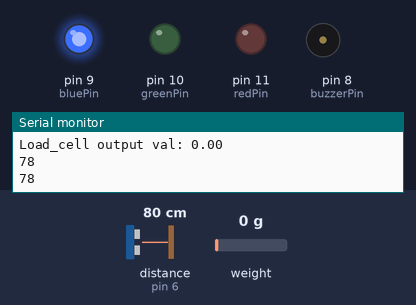
The sketch below on a simulated Arduino Uno, built with avr-gcc and run on an emulated ATmega328P. Parts: output pins drawn as LEDs (lit = HIGH), buzzer (waves = sounding), the last lines printed to the serial monitor. Wiring (inferred from the names in the program): ultrasonic range finder: trigger pin 7; echo pin 6. The inputs (shaded band) are chosen by the test bench; at power-on: weight on the scale 0 g, distance to the obstacle (sensor on pin 6) 80 cm. The echo pulse lasts 58.3 µs per cm; pins used as bus, display or sensor lines are not drawn.

Above: at 1.8 s.
1.9 s: weight on the scale set to 3 g
At 2.6 s:
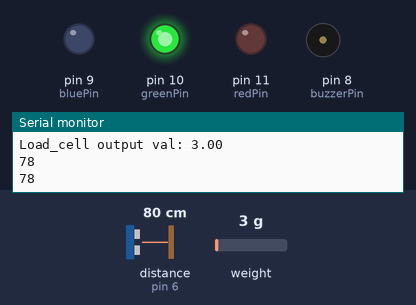
3.5 s: weight on the scale set to 6 g
At 4.5 s:
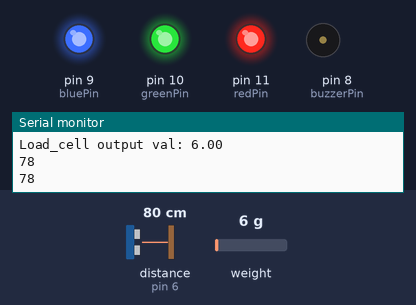
5.5 s: weight on the scale set to 8 g
At 8.9 s:
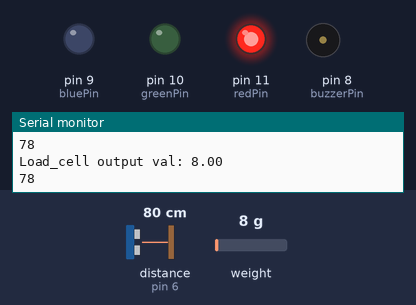
Timing chart, 0 to 14.5 s (numbered marks = the images above; inputs shaded):
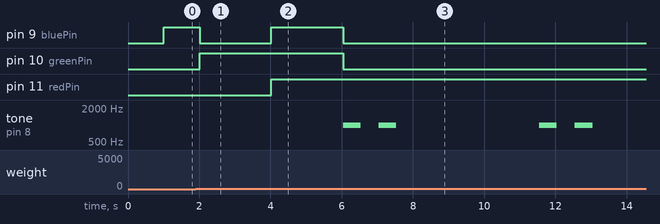

Measured:
- the behaviour switches between 1 and 2 g on weight on the scale (found by bisection; images 0 and 1)
- the behaviour switches between 4 and 5 g on weight on the scale (found by bisection; images 1 and 2)
- the behaviour switches between 6 and 7 g on weight on the scale (found by bisection; images 2 and 3)
- after the input at 1.9 s, pin 9 (bluePin): HIGH → LOW after 0.11 s; pin 10 (greenPin): LOW → HIGH after 0.11 s
- after the input at 3.5 s, pin 9 (bluePin), pin 11 (redPin): LOW → HIGH after 0.52 s
- after the input at 5.5 s, pin 9 (bluePin), pin 10 (greenPin): HIGH → LOW after 0.54 s; tone on pin 8 (buzzerPin): plays 1000 Hz for 0.50 s, 1000 Hz for 0.50 s, 1000 Hz for 0.50 s, 1000 Hz for 0.50 s, starting after 0.54 s

The sketch:

el_Truss_Bridge_with_a_smart_safety_system_using_a_load_cell.ino
```cpp
#include <HX711_ADC.h>
#include <EEPROM.h>

float weight = 1;
const int HX711_dout = 4; //mcu > HX711 dout pin
const int HX711_sck = 5; //mcu > HX711 sck pin
HX711_ADC LoadCell(HX711_dout, HX711_sck);

int safeWeight = 2.5;
int warningWeight = 5;
int maxWeight = 7.5;
int distance = 0;
long duration = 0;
float calibrationValue = 0;

bool ON = false;

#define redPin 11
#define greenPin 10
#define bluePin 9
#define buzzerPin 8
#define trigPin 7
#define echoPin 6

int calVal_eepromAdress = 0;

void setup() {
  Serial.begin(9600);
  pinMode(distance, OUTPUT);
  pinMode(redPin, OUTPUT);
  pinMode(greenPin, OUTPUT);
  pinMode(bluePin, OUTPUT);
  pinMode(trigPin, OUTPUT);
  pinMode(echoPin, INPUT);

  LoadCell.begin();
  EEPROM.get(calVal_eepromAdress, calibrationValue);
  LoadCell.setCalFactor(calibrationValue);
}

int t = 0;

void loop() {
  digitalWrite(trigPin, HIGH);
  delayMicroseconds(10);
  digitalWrite(trigPin, LOW);

  duration = pulseIn(echoPin, HIGH);
  distance = (duration * 0.034) / 2;

  Serial.println(distance);
  delay(1000);

  static boolean newDataReady = 0;
  const int serialPrintInterval = 0;

  if (LoadCell.update()) newDataReady = true;

  if (newDataReady) {
    if (millis() > t + serialPrintInterval) {
      weight = LoadCell.getData();
      Serial.print("Load_cell output val: ");
      Serial.println(weight);
      newDataReady = 0;
      t = millis();
    }
  }

  if(distance < 60 || weight > 0.5) {
    ON = true;
  } else {
    ON = false;
  }

  ON = true;
  Serial.println(distance);

  if(ON) {
    if(weight < safeWeight) {
      digitalWrite(bluePin, HIGH);
      digitalWrite(redPin, LOW);
      digitalWrite(greenPin, LOW);
    } else if(weight < warningWeight) {
      digitalWrite(greenPin, HIGH);
      digitalWrite(redPin, LOW);
      digitalWrite(bluePin, LOW);
    } else if(weight >= maxWeight) {
      digitalWrite(redPin, HIGH);
      digitalWrite(greenPin, LOW);
      digitalWrite(bluePin, LOW);

      tone(buzzerPin, 1000);
      delay(500);
      noTone(buzzerPin);
      delay(500);
      tone(buzzerPin, 1000);
      delay(500);
      noTone(buzzerPin);
      delay(3000);
    } else {
      digitalWrite(redPin, HIGH);
      digitalWrite(greenPin, HIGH);
      digitalWrite(bluePin, HIGH);
    }
  }
}
```
